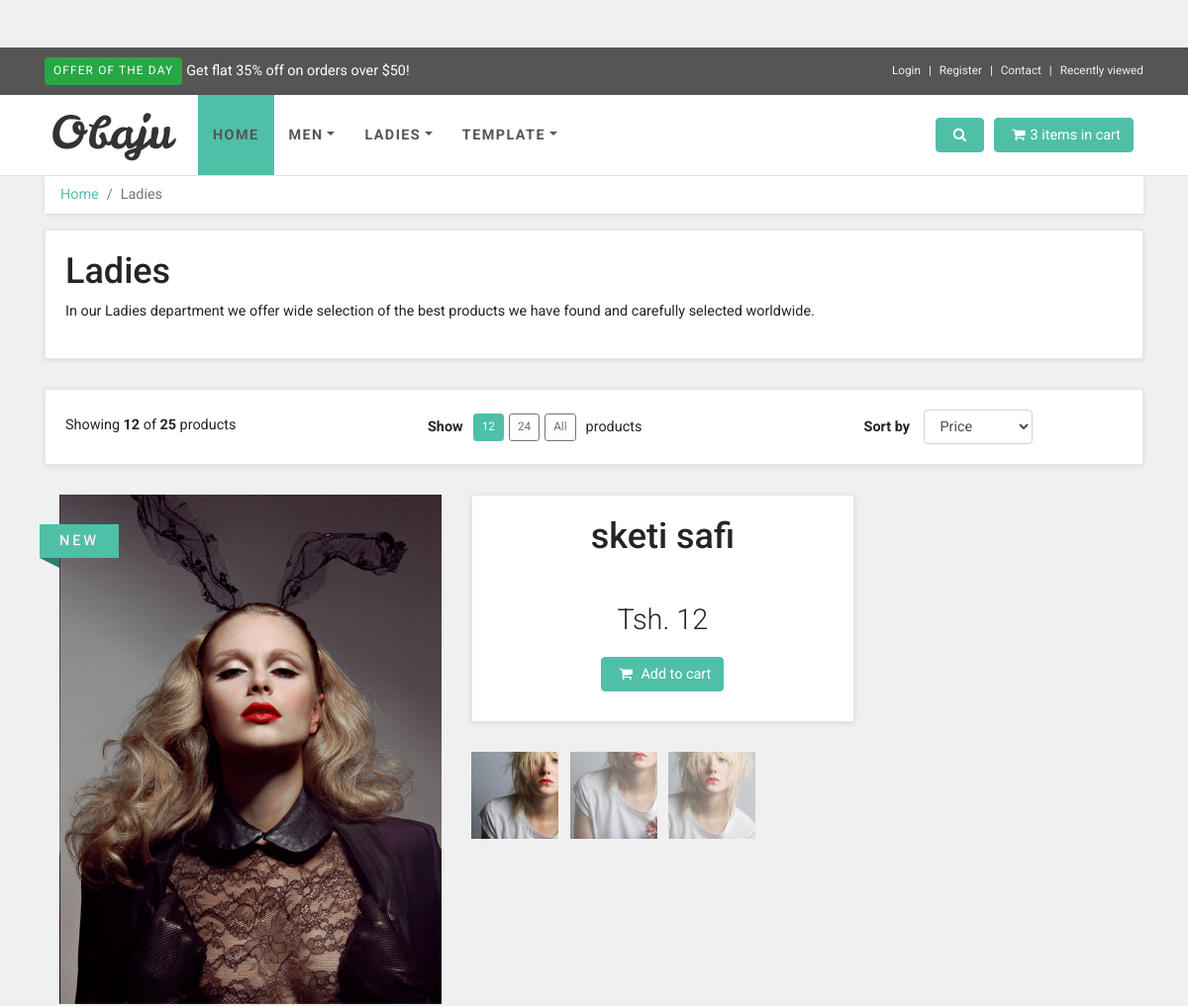
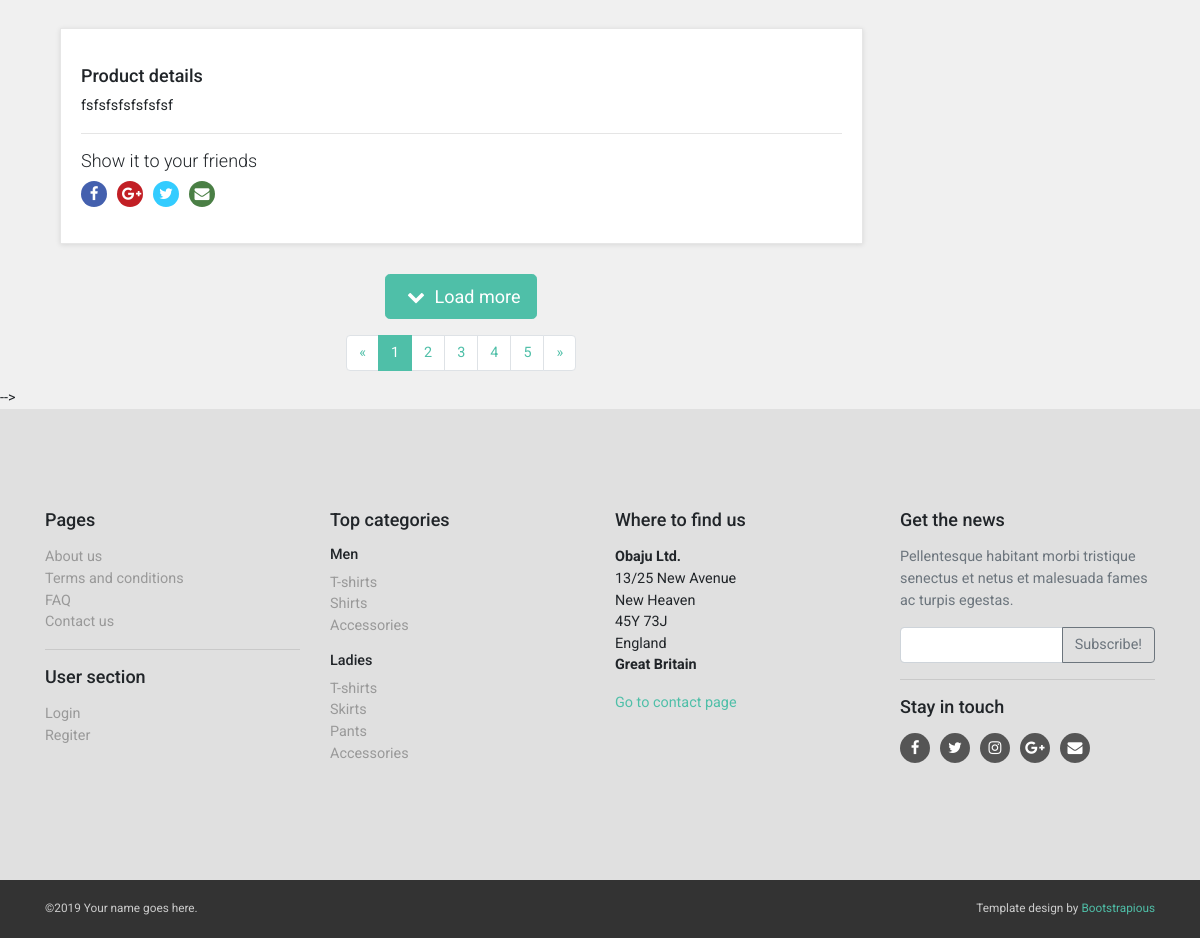
/detail/1, run on the app's committed database (2 pictures, top to bottom).
### product_app/models.py (models this page shows, shortened)
class Product(models.Model):
    name = models.CharField(max_length=100)
    price = models.IntegerField()
    image = models.ImageField(default='img/default.jpg', upload_to='img', blank=True, null=True)
    description = models.TextField()

### product_app/views.py (the view)
# urls.py: path('detail/<int:product_id>', prod_views.detail_view, name='detail'),
def detail_view(request, product_id):
    detail = Product.objects.filter(pk=product_id)
    args = {
        'detail':detail
    }
    return render(request, template_name='detail2.html', context=args)

### templates/detail2.html (shortened to what this page needs)
{% load static %}
<!DOCTYPE html>
<html>
  {% include 'head.html' %}
  <body>
        {% include 'topbar.html' %}
      {% include 'navbar.html' %}
        {% include 'subnavbar.html' %}
        {% for product in detail %}
        <div class="col-lg-9 order-1 order-lg-2">
            <div id="productMain" class="row">
              <div class="col-md-6">
                <div data-slider-id="1" class="owl-carousel shop-detail-carousel">
                  <div class="item"> <img src="{{ product.image.url }}" alt="" class="img-fluid"></div>
                </div>
                <div class="ribbon sale">
                  <div class="theribbon">NEW</div>
                </div>
              </div>
        <div class="col-md-6">
            <div class="box">
              <h1 class="text-center">{{ product.name }}</h1>
              <p class="price">Tsh. {{product.price}}</p>
              <p class="text-center buttons"><a href="basket.html" class="btn btn-primary"><i class="fa fa-shopping-cart"></i> Add to cart</a></p>
            </div>
            <div data-slider-id="1" class="owl-thumbs">
              <button class="owl-thumb-item"><img src="img/detailsquare.jpg" alt="" class="img-fluid"></button>
              <button class="owl-thumb-item"><img src="img/detailsquare2.jpg" alt="" class="img-fluid"></button>
              <button class="owl-thumb-item"><img src="img/detailsquare3.jpg" alt="" class="img-fluid"></button>
            </div>
          </div>
        </div>
        <div id="details" class="box">
          <h4>Product details</h4>
          <p>{{product.description}}</p>
          <hr>
          <div class="social">
            <h4>Show it to your friends</h4>
            <p><a href="#" class="external facebook"><i class="fa fa-facebook"></i></a><a href="#" class="external gplus"><i class="fa fa-google-plus"></i></a><a href="#" class="external twitter"><i class="fa fa-twitter"></i></a><a href="#" class="email"><i class="fa fa-envelope"></i></a></p>
          </div>
        </div>
        {% endfor %}
        {% include 'pagenator.html' %}
        {% include 'footer.html' %}
      </body>
    </html>

### static/css/style.default.css (style rules this page uses)
body { overflow-x: hidden; background-color: #f0f0f0; }
a i.fa, button i.fa { margin: 0 5px; }
h1 { font-weight: 700; }
.btn-primary { color: #fff !important; }
.box { background: #fff; margin: 0 0 30px; border: solid 1px #e6e6e6; padding: 20px; -webkit-box-shadow: 0 1px 5px rgba(0, 0, 0, 0.1); box-shadow: 0 1px 5px rgba(0, 0, 0, 0.1); }
.ribbon { position: absolute; top: 50px; padding-left: 51px; z-index: 20; text-transform: uppercase; letter-spacing: 0.2em; }
.ribbon .theribbon { position: relative; width: 80px; padding: 6px 20px 6px 20px; margin: 30px 10px 10px -71px; color: #fff; background-color: #4fbfa8; text-shadow: 0px 1px 2px #bbb; }
.ribbon .theribbon:before, .ribbon .theribbon:after { content: ' '; position: absolute; width: 0; height: 0; }
.ribbon .theribbon:after { left: 0px; top: 100%; border-width: 5px 10px; border-style: solid; border-color: #2d7b6b #2d7b6b transparent transparent; }
.ribbon.sale { top: 0; }
#content #productMain { margin-bottom: 30px; }
#content #productMain .price { font-size: 1.8rem; font-weight: 300; text-align: center; margin-top: 40px; }
#content #productMain .buttons { margin-bottom: 0; text-align: center; }
#content #productMain .buttons .btn { margin-bottom: 10px; }
#content #details .social { text-align: left; }
#content #details .social h4 { font-weight: 300; margin-bottom: 10px; }
#content #details .social p { line-height: 26px; }
#content #details .social p a { margin: 0 10px 0 0; color: #fff; display: inline-block; width: 26px; height: 26px; border-radius: 13px; line-height: 26px; font-size: 15px; text-align: center; -webkit-transition: all 0.3s; transition: all 0.3s; vertical-align: bottom; }
#content #details .social p a i { vertical-align: bottom; line-height: 26px; }
#content #details .social p a.facebook { background-color: #4460ae; }
#content #details .social p a.gplus { background-color: #c21f25; }
#content #details .social p a.twitter { background-color: #3cf; }
#content #details .social p a.email { background-color: #4a7f45; }
.owl-thumbs button { display: inline-block; background: none; border: none; margin-right: 8px; margin-bottom: 10px; padding: 0; outline: none; cursor: pointer; opacity: .6; }
.owl-thumbs button.active { opacity: 1; }
.owl-thumbs button img { max-width: 88px; }
.btn { font-weight: 400; border: 1px solid transparent; padding: 0.375rem 0.75rem; font-size: 0.9rem; line-height: 1.5; border-radius: 0.25rem; -webkit-transition: color 0.15s ease-in-out, background-color 0.15s ease-in-out, border-color 0.15s ease-in-out, -webkit-box-shadow 0.15s ease-in-out; transition: color 0.15s ease-in-out, background-color 0.15s ease-in-out, border-color 0.15s ease-in-out, -webkit-box-shadow 0.15s ease-in-out; transition: color 0.15s ease-in-out, background-color 0.15s ease-in-out, border-color 0.15s ease-in-out, box-shadow 0.15s ease-in-out; transition: color 0.15s ease-in-out, background-color 0.15s ease-in-out, border-color 0.15s ease-in-out, box-shadow 0.15s ease-in-out, -webkit-box-shadow 0.15s ease-in-out; }
.btn-primary { color: #212529; background-color: #4fbfa8; border-color: #4fbfa8; }
body { font-family: "Roboto", Helvetica, Arial, sans-serif; font-size: 0.9rem; font-weight: 400; line-height: 1.5; color: #212529; background-color: #f0f0f0; }
h1, h2, h3, h4, h5, h6, .h1, .h2, .h3, .h4, .h5, .h6 { margin-bottom: 0.5rem; font-family: inherit; font-weight: 500; line-height: 1.2; color: inherit; }
h1, .h1 { font-size: 2.25rem; }
h4, .h4 { font-size: 1.125rem; }
hr { border-top: 1px solid rgba(0, 0, 0, 0.1); }

### data on the page
Product: image (picture), name "sketi safi", price "12", description "fsfsfsfsfsfsfsf"
